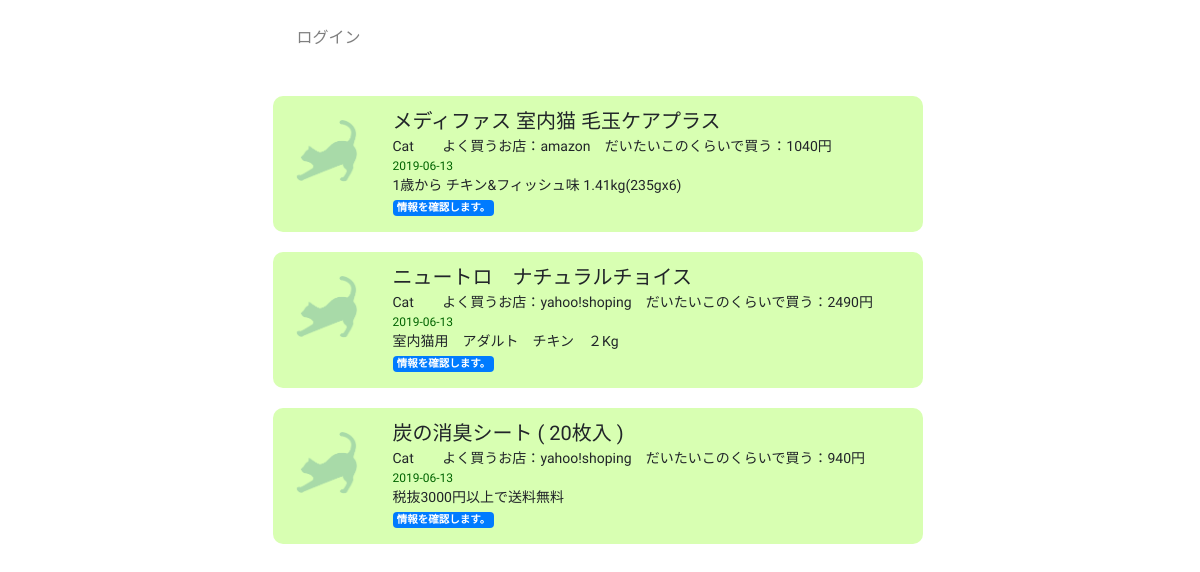
Screenshot of /select_nologin.php with the database file from the repository.
### tables this page shows
CREATE TABLE `gs_mypantry_table` (
  `id` int(12) NOT NULL,
  `product` varchar(128) NOT NULL COMMENT '商品名',
  `category` varchar(128) NOT NULL,
  `kane_price` int(12) DEFAULT NULL COMMENT '安売り価格',
  `basyo_place` text COMMENT '安い場所',
  `comment` text COMMENT '備考',
  `indate` date NOT NULL COMMENT '登録日時',
  `enough` varchar(12) NOT NULL COMMENT 'たりるかたりないか',
  `ONOFF` varchar(12) NOT NULL COMMENT 'いるかいらないか'
);

### select_nologin.php (the view, shortened to what this page needs)
<?php
$dbn = 'mysql:dbname=gsf_d03_db01;charset=utf8;port=3306;host=localhost';
$user = 'root';
$pwd = 'root';
try {
    $pdo = new PDO($dbn, $user, $pwd);
} catch (PDOException $e) {
    exit('dbError:' . $e->getMessage());
}
$sql = 'SELECT * FROM gs_mypantry_table ORDER BY indate ASC';
$stmt = $pdo->prepare($sql);
$status = $stmt->execute();
$view = '';
if ($status == false) {
    $error = $stmt->errorInfo();
    exit('sqlError:' . $error[2]);
} else {
    while ($result = $stmt->fetch(PDO::FETCH_ASSOC)) {
        $view .= '<div class="box_content">';
        $view .= '<div class="box_content_L"><img src="img/' . $result['category'] . '.png" class="coin"></div>';
        $view .= '<div class="box_content_R">';
        $view .= ' <p class="box_R_title">' . $result['product'] . '</p>';
        $view .= ' <p class="box_R_category">' . $result['category'] . '&emsp;&emsp;よく買うお店：' . $result['basyo_place'] . '&emsp;だいたいこのくらいで買う：' . $result['kane_price'] . '円</p>';
        $view .= ' <p class="box_R_indate">' . $result['indate'] . '</p>';
        $view .= ' <p class="box_R_category">' . $result['comment'] . '</p>';
        $view .= '<p class="box_R_comment"><a href="detail_nologin.php?id=' . $result[id] . '" class="badge badge-primary">情報を確認します。</a> </p>';
        $view .= '</div>';
        $view .= '</div>';
    }
}
?>
<!DOCTYPE html>
<html lang="ja">
<head>
    <link rel="stylesheet" href="https://stackpath.bootstrapcdn.com/bootstrap/4.2.1/css/bootstrap.min.css">
    <link rel="stylesheet" href="css/my.css">
</head>
<body class="body">
    <header>
        <nav class="navbar navbar-expand-lg navbar-light ">
            <div class="collapse navbar-collapse" id="navbarNav">
                <ul class="navbar-nav">
                    <li class="nav-item"><a class="nav-link" href="login.php">ログイン</a></li>
                </ul>
            </div>
        </nav>
    </header>
    <div>
        <ul class="list-group">
            <?= $view ?>
        </ul>
    </div>
</body>
</html>

### css/my.css (style rules this page uses)
.body { font-size: 12px; margin:0px auto; width: 675px; font-family: 'M PLUS 1p', sans-serif; }
.box_content { display:flex; margin:10px 0px; padding:0; width: 650px; text-align:left; border-radius: 10px; background-color: #d8ffb2; }
.box_content_L { margin:5px; padding:0; width: 100px; text-align:left; }
.box_content_R { margin:5px; padding:0px; width: 530px; text-align:left; }
.box_R_title { font-size: 20px; margin:5px 10px 0px 5px; padding:0px; width: 515px; text-align:left; }
.box_R_comment { font-size: 14px; margin:0px 10px 10px 5px; padding:0px; width: 515px; text-align:left; }
.box_R_category { font-size: 14px; margin:0px 10px 0px 5px; padding:0px; width: 515px; text-align:left; }
.box_R_indate { font-size: 12px; margin:0px 10px 0px 5px; padding:0px; width: 530px; text-align:left; color: #006400; }
P { padding:0; margin:0px; }
.coin { padding:0px; padding:0; width: 100px; }

### select_nologin.php (style rules this page uses)
div { padding: 10px; font-size: 16px; }

### rows the page displays
gs_mypantry_table: product "メディファス 室内猫 毛玉ケアプラス", category "Cat", basyo_place "amazon", kane_price "1040", indate "2019-06-13", comment "1歳から チキン&フィッシュ味 1.41kg(235gx6)"
gs_mypantry_table: product "ニュートロ ナチュラルチョイス", category "Cat", basyo_place "yahoo!shoping", kane_price "2490", indate "2019-06-13", comment "室内猫用 アダルト チキン ２Kg"
gs_mypantry_table: product "炭の消臭シート ( 20枚入 )", category "Cat", basyo_place "yahoo!shoping", kane_price "940", indate "2019-06-13", comment "税抜3000円以上で送料無料"
